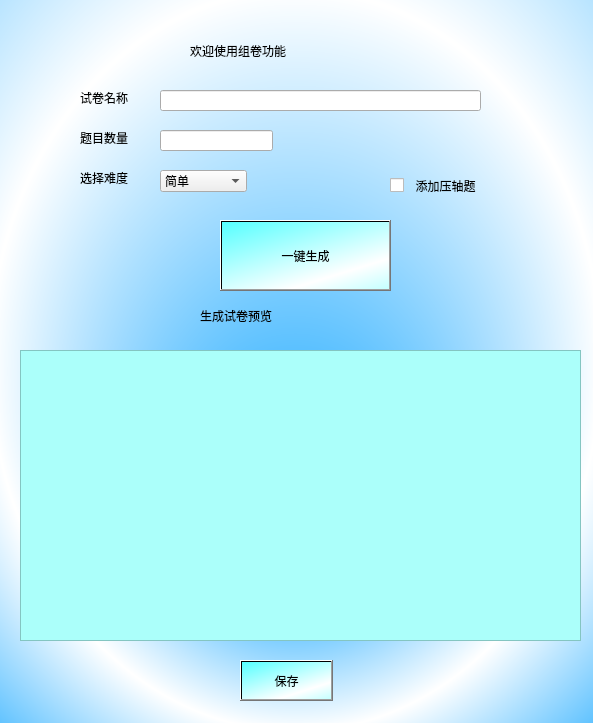
<?xml version="1.0" encoding="UTF-8"?>
<ui version="4.0">
 <class>zhujuan</class>
 <widget class="QDialog" name="zhujuan">
  <property name="geometry">
   <rect>
    <x>0</x>
    <y>0</y>
    <width>593</width>
    <height>723</height>
   </rect>
  </property>
  <property name="windowTitle">
   <string>Dialog</string>
  </property>
  <property name="styleSheet">
   <string notr="true"/>
  </property>
  <widget class="QLabel" name="label">
   <property name="geometry">
    <rect>
     <x>190</x>
     <y>0</y>
     <width>301</width>
     <height>101</height>
    </rect>
   </property>
   <property name="styleSheet">
    <string notr="true">font: 75 16pt &quot;AcadEref&quot;;
color: rgb(0, 0, 0);</string>
   </property>
   <property name="text">
    <string>欢迎使用组卷功能</string>
   </property>
  </widget>
  <widget class="QCheckBox" name="checkBox">
   <property name="geometry">
    <rect>
     <x>390</x>
     <y>170</y>
     <width>191</width>
     <height>31</height>
    </rect>
   </property>
   <property name="styleSheet">
    <string notr="true">font: 14pt &quot;AcadEref&quot;;
font: 12pt &quot;AcadEref&quot;;
font: 8pt &quot;AcadEref&quot;;</string>
   </property>
   <property name="text">
    <string>  添加压轴题</string>
   </property>
  </widget>
  <widget class="QLineEdit" name="lineEdit">
   <property name="geometry">
    <rect>
     <x>160</x>
     <y>90</y>
     <width>321</width>
     <height>21</height>
    </rect>
   </property>
  </widget>
  <widget class="QLabel" name="label_2">
   <property name="geometry">
    <rect>
     <x>80</x>
     <y>90</y>
     <width>72</width>
     <height>15</height>
    </rect>
   </property>
   <property name="text">
    <string>试卷名称</string>
   </property>
  </widget>
  <widget class="QLineEdit" name="lineEdit_2">
   <property name="geometry">
    <rect>
     <x>160</x>
     <y>130</y>
     <width>113</width>
     <height>21</height>
    </rect>
   </property>
  </widget>
  <widget class="QLabel" name="label_3">
   <property name="geometry">
    <rect>
     <x>80</x>
     <y>130</y>
     <width>72</width>
     <height>15</height>
    </rect>
   </property>
   <property name="text">
    <string>题目数量</string>
   </property>
  </widget>
  <widget class="QLabel" name="label_4">
   <property name="geometry">
    <rect>
     <x>80</x>
     <y>170</y>
     <width>72</width>
     <height>15</height>
    </rect>
   </property>
   <property name="text">
    <string>选择难度</string>
   </property>
  </widget>
  <widget class="QComboBox" name="comboBox">
   <property name="geometry">
    <rect>
     <x>160</x>
     <y>170</y>
     <width>87</width>
     <height>22</height>
    </rect>
   </property>
   <item>
    <property name="text">
     <string>简单</string>
    </property>
   </item>
   <item>
    <property name="text">
     <string>正常</string>
    </property>
   </item>
   <item>
    <property name="text">
     <string>困难</string>
    </property>
   </item>
  </widget>
  <widget class="QPushButton" name="pushButton">
   <property name="geometry">
    <rect>
     <x>220</x>
     <y>220</y>
     <width>171</width>
     <height>71</height>
    </rect>
   </property>
   <property name="styleSheet">
    <string notr="true">font: 14pt &quot;AcadEref&quot;;
background-color: qlineargradient(spread:reflect, x1:0, y1:0, x2:0.637, y2:0.824, stop:0 rgba(85, 255, 255, 255), stop:1 rgba(255, 255, 255, 255));

</string>
   </property>
   <property name="text">
    <string>一键生成</string>
   </property>
  </widget>
  <widget class="QTextEdit" name="textEdit">
   <property name="geometry">
    <rect>
     <x>20</x>
     <y>350</y>
     <width>561</width>
     <height>291</height>
    </rect>
   </property>
   <property name="styleSheet">
    <string notr="true">background-color: rgb(171, 255, 250);</string>
   </property>
  </widget>
  <widget class="QLabel" name="label_5">
   <property name="geometry">
    <rect>
     <x>200</x>
     <y>290</y>
     <width>241</width>
     <height>51</height>
    </rect>
   </property>
   <property name="styleSheet">
    <string notr="true">font: 75 26pt &quot;AcadEref&quot;;
font: 20pt &quot;AcadEref&quot;;</string>
   </property>
   <property name="text">
    <string>生成试卷预览</string>
   </property>
  </widget>
  <widget class="QPushButton" name="pushButton_2">
   <property name="geometry">
    <rect>
     <x>240</x>
     <y>660</y>
     <width>93</width>
     <height>41</height>
    </rect>
   </property>
   <property name="styleSheet">
    <string notr="true">font: 14pt &quot;AcadEref&quot;;
background-color: qlineargradient(spread:reflect, x1:0, y1:0, x2:0.637, y2:0.824, stop:0 rgba(85, 255, 255, 255), stop:1 rgba(255, 255, 255, 255));</string>
   </property>
   <property name="text">
    <string>保存</string>
   </property>
  </widget>
  <widget class="QLabel" name="label_6">
   <property name="geometry">
    <rect>
     <x>-10</x>
     <y>-10</y>
     <width>611</width>
     <height>741</height>
    </rect>
   </property>
   <property name="styleSheet">
    <string notr="true">background-color: qradialgradient(spread:reflect, cx:0.5, cy:0.5, radius:0.5, fx:0.5, fy:0.755682, stop:0 rgba(0, 158, 255, 255), stop:1 rgba(255, 255, 255, 255));
background-image: url(:/new/prefix1/V3troBZMPbzMFvzaAMl.jpg);</string>
   </property>
   <property name="text">
    <string/>
   </property>
  </widget>
  <zorder>label_6</zorder>
  <zorder>label</zorder>
  <zorder>checkBox</zorder>
  <zorder>lineEdit</zorder>
  <zorder>label_2</zorder>
  <zorder>lineEdit_2</zorder>
  <zorder>label_3</zorder>
  <zorder>label_4</zorder>
  <zorder>comboBox</zorder>
  <zorder>pushButton</zorder>
  <zorder>textEdit</zorder>
  <zorder>label_5</zorder>
  <zorder>pushButton_2</zorder>
 </widget>
 <resources/>
 <connections/>
</ui>
